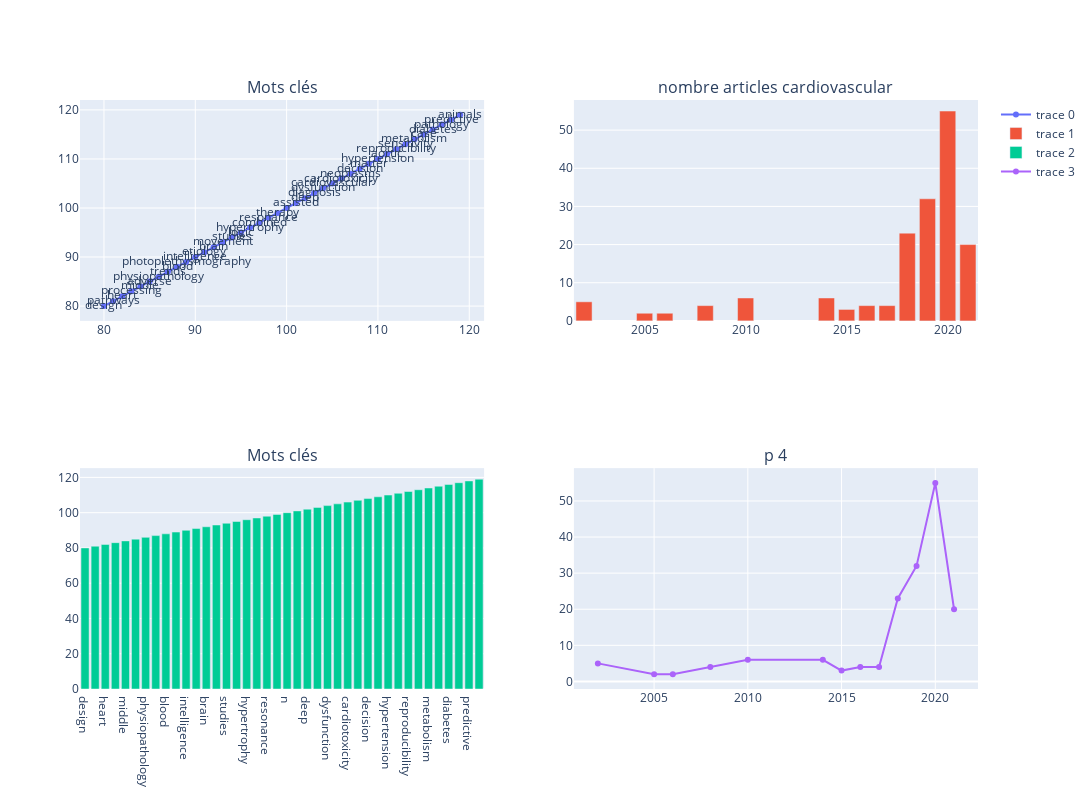

Notebook source saved alongside this figure:
### Code cell
# 'count_cancer'

df_dat_them=df[['Annee','count_cardiovascular','count_cancer','count_schizophrenia','count_diabetes','count_AIDS','count_asthma']]
df1=df_dat_them[['Annee','count_cardiovascular']]
df1= df1[df1['count_cardiovascular'] >1]
df1 = df1.groupby(['Annee']).count_cardiovascular.sum().reset_index()

fig1 = make_subplots(rows=2, cols=2, subplot_titles=['Mots clés', 'nombre articles cardiovascular', 'Mots clés','p 4'])
fig1.add_scatter(x=list(d_key1.values()),y=list(d_key1.values()),mode="lines+markers+text",text=list(d_key1.keys()), row=1, col=1)
fig1.add_bar(x=df1['Annee'], y=df1['count_cardiovascular'], row=1,col=2)
fig1.add_bar(x=list(d_key1.keys()), y=list(d_key1.values()), row=2,col=1)
fig1.add_scatter(x=df1['Annee'], y= df1['count_cardiovascular'], row=2, col=2)
fig1.update_yaxes(automargin=True)
fig1['layout'].update(width=1200, height=800, autosize=True)
fig1

### Figure 1 — Plotly figure (JSON) as saved in the notebook; plotly's stock layout.template omitted (floating-point values rounded to 4 significant figures)
{"data": [{"mode": "lines+markers+text", "text": ["design", "pathways", "heart", "processing", "middle", "adverse", "physiopathology", "trends", "blood", "photoplethysmography", "intelligence", "etiology", "brain", "movement", "studies", "logic", "hypertrophy", "combined", "resonance", "therapy", "n", "assisted", "deep", "diagnosis", "dysfunction", "cardiovascular", "cardiotoxicity", "neoplasms", "decision", "matter", "hypertension", "aortic", "reproducibility", "sensitivity", "metabolism", "case", "diabetes", "pathology", "predictive", "animals"], "type": "scatter", "x": [80, 81, 82, 83, 84, 85, 86, 87, 88, 89, 90, 91, 92, 93, 94, 95, 96, 97, 98, 99, 100, 101, 102, 103, 104, 105, 106, 107, 108, 109, 110, 111, 112, 113, 114, 115, 116, 117, 118, 119], "xaxis": "x", "y": [80, 81, 82, 83, 84, 85, 86, 87, 88, 89, 90, 91, 92, 93, 94, 95, 96, 97, 98, 99, 100, 101, 102, 103, 104, 105, 106, 107, 108, 109, 110, 111, 112, 113, 114, 115, 116, 117, 118, 119], "yaxis": "y"}, {"type": "bar", "x": [2002, 2005, 2006, 2008, 2010, 2014, 2015, 2016, 2017, 2018, 2019, 2020, 2021], "xaxis": "x2", "y": [5, 2, 2, 4, 6, 6, 3, 4, 4, 23, 32, 55, 20], "yaxis": "y2"}, {"type": "bar", "x": ["design", "pathways", "heart", "processing", "middle", "adverse", "physiopathology", "trends", "blood", "photoplethysmography", "intelligence", "etiology", "brain", "movement", "studies", "logic", "hypertrophy", "combined", "resonance", "therapy", "n", "assisted", "deep", "diagnosis", "dysfunction", "cardiovascular", "cardiotoxicity", "neoplasms", "decision", "matter", "hypertension", "aortic", "reproducibility", "sensitivity", "metabolism", "case", "diabetes", "pathology", "predictive", "animals"], "xaxis": "x3", "y": [80, 81, 82, 83, 84, 85, 86, 87, 88, 89, 90, 91, 92, 93, 94, 95, 96, 97, 98, 99, 100, 101, 102, 103, 104, 105, 106, 107, 108, 109, 110, 111, 112, 113, 114, 115, 116, 117, 118, 119], "yaxis": "y3"}, {"type": "scatter", "x": [2002, 2005, 2006, 2008, 2010, 2014, 2015, 2016, 2017, 2018, 2019, 2020, 2021], "xaxis": "x4", "y": [5, 2, 2, 4, 6, 6, 3, 4, 4, 23, 32, 55, 20], "yaxis": "y4"}], "layout": {"annotations": [{"font": {"size": 16}, "showarrow": false, "text": "Mots clés", "x": 0.225, "xanchor": "center", "xref": "paper", "y": 1, "yanchor": "bottom", "yref": "paper"}, {"font": {"size": 16}, "showarrow": false, "text": "nombre articles cardiovascular", "x": 0.775, "xanchor": "center", "xref": "paper", "y": 1, "yanchor": "bottom", "yref": "paper"}, {"font": {"size": 16}, "showarrow": false, "text": "Mots clés", "x": 0.225, "xanchor": "center", "xref": "paper", "y": 0.375, "yanchor": "bottom", "yref": "paper"}, {"font": {"size": 16}, "showarrow": false, "text": "p 4", "x": 0.775, "xanchor": "center", "xref": "paper", "y": 0.375, "yanchor": "bottom", "yref": "paper"}], "autosize": true, "height": 800, "width": 1200, "xaxis": {"anchor": "y", "domain": [0, 0.45]}, "xaxis2": {"anchor": "y2", "domain": [0.55, 1]}, "xaxis3": {"anchor": "y3", "domain": [0, 0.45]}, "xaxis4": {"anchor": "y4", "domain": [0.55, 1]}, "yaxis": {"anchor": "x", "automargin": true, "domain": [0.625, 1]}, "yaxis2": {"anchor": "x2", "automargin": true, "domain": [0.625, 1]}, "yaxis3": {"anchor": "x3", "automargin": true, "domain": [0, 0.375]}, "yaxis4": {"anchor": "x4", "automargin": true, "domain": [0, 0.375]}}}
